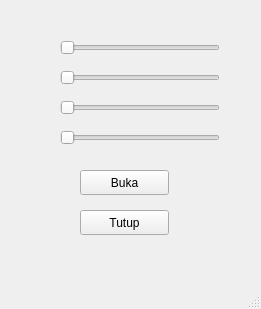
<?xml version="1.0" encoding="UTF-8"?>
<ui version="4.0">
 <class>MainWindow</class>
 <widget class="QMainWindow" name="MainWindow">
  <property name="geometry">
   <rect>
    <x>0</x>
    <y>0</y>
    <width>261</width>
    <height>309</height>
   </rect>
  </property>
  <property name="windowTitle">
   <string>MainWindow</string>
  </property>
  <widget class="QWidget" name="centralwidget">
   <widget class="QSlider" name="t1">
    <property name="geometry">
     <rect>
      <x>60</x>
      <y>40</y>
      <width>160</width>
      <height>16</height>
     </rect>
    </property>
    <property name="maximum">
     <number>180</number>
    </property>
    <property name="orientation">
     <enum>Qt::Horizontal</enum>
    </property>
   </widget>
   <widget class="QSlider" name="t2">
    <property name="geometry">
     <rect>
      <x>60</x>
      <y>70</y>
      <width>160</width>
      <height>16</height>
     </rect>
    </property>
    <property name="maximum">
     <number>90</number>
    </property>
    <property name="orientation">
     <enum>Qt::Horizontal</enum>
    </property>
   </widget>
   <widget class="QSlider" name="t3">
    <property name="geometry">
     <rect>
      <x>60</x>
      <y>100</y>
      <width>160</width>
      <height>16</height>
     </rect>
    </property>
    <property name="maximum">
     <number>90</number>
    </property>
    <property name="orientation">
     <enum>Qt::Horizontal</enum>
    </property>
   </widget>
   <widget class="QSlider" name="t4">
    <property name="geometry">
     <rect>
      <x>60</x>
      <y>130</y>
      <width>160</width>
      <height>16</height>
     </rect>
    </property>
    <property name="maximum">
     <number>360</number>
    </property>
    <property name="orientation">
     <enum>Qt::Horizontal</enum>
    </property>
   </widget>
   <widget class="QPushButton" name="buka">
    <property name="geometry">
     <rect>
      <x>80</x>
      <y>170</y>
      <width>89</width>
      <height>25</height>
     </rect>
    </property>
    <property name="text">
     <string>Buka</string>
    </property>
   </widget>
   <widget class="QPushButton" name="tutup">
    <property name="geometry">
     <rect>
      <x>80</x>
      <y>210</y>
      <width>89</width>
      <height>25</height>
     </rect>
    </property>
    <property name="text">
     <string>Tutup</string>
    </property>
   </widget>
  </widget>
  <widget class="QMenuBar" name="menubar">
   <property name="geometry">
    <rect>
     <x>0</x>
     <y>0</y>
     <width>261</width>
     <height>22</height>
    </rect>
   </property>
  </widget>
  <widget class="QStatusBar" name="statusbar"/>
 </widget>
 <resources/>
 <connections/>
</ui>
